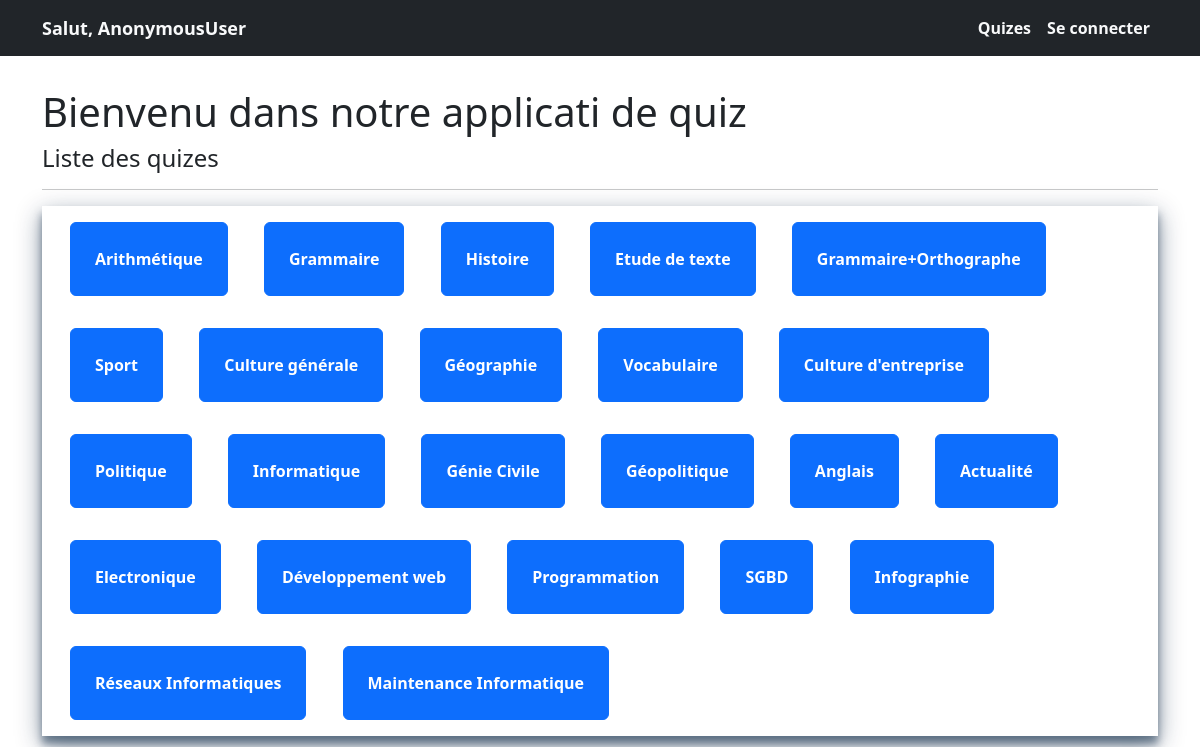
The page / on the database its author committed.
### monquiz/models.py (models this page shows, shortened)
class Quiz(models.Model):
    nom = models.CharField(max_length=120)
    topic = models.CharField(max_length=120)
    nombre_de_questions = models.IntegerField()
    temps = models.IntegerField(help_text="durée du quiz en minutes")
    score_requi_pour_passer = models.IntegerField(help_text="Score en %")
    difficulte = models.CharField(max_length=13, choices=DIFF_CHOICES)
    class Meta:
        verbose_name_plural = 'Quizes'

### monquiz/views.py (the view)
# urls.py: path('', views.QuizListView.as_view(), name="quizlistview"),
class QuizListView(ListView):
    model = Quiz
    template_name = 'monquiz/listes_des_quiz.html'

### monquiz/templates/monquiz/listes_des_quiz.html (shortened to what this page needs)
{% extends 'monquiz/base.html' %} {% block title%} Accueil{%endblock title %}
{%load static %}  {% block content%}
<h1>Bienvenu dans notre applicati de quiz</h1>
<h4>Liste des quizes</h4>
<hr />
<div class="container monfond">
  {% for obj in object_list %}
  <button
    class="modal-button btn btn-primary fw-bold p-4 m-3"
    href=""
    role="button"
    data-target="#modal"
    data-toggle="modal"
    data-pk="{{obj.pk}}"
    data-quiz="{{obj.nom}}"
    data-questions="{{obj.nombre_de_questions}}"
    data-difficulte="{{obj.difficulte}}"
    data-temps="{{obj.temps}}"
    data-score="{{obj.score_requi_pour_passer}}"
  >
    {{obj.nom}}
  </button>
  {% endfor %} {%endblock %}

### monquiz/templates/monquiz/base.html (shortened to what this page needs)
{% load static %}
<!DOCTYPE html>
<html lang="en">
  <head>
    <link
      rel="stylesheet"
      type="text/css"
      href="{% static 'monquiz/css/bootstrap.css' %}"
    />
    <link
      rel="stylesheet"
      type="text/css"
      href="{% static 'monquiz/style.css' %}"
    />
    <link
      rel="stylesheet"
      type="text/css"
      href="{% static 'monquiz/navbar.css' %}"
    />
  </head>
  <body>
    {% include 'monquiz/navbar.html' %}
    <br />
    <div class="container mt-3">{% block content %} {% endblock %}</div>
  </body>
</html>

### monquiz/templates/monquiz/navbar.html (shortened to what this page needs)
{% load static %}
<header>
<nav class="navbar navbar-expand-md bg-dark navbar-dark fixed-top  fw-bold">
<div class="container">
  <div class="row">
    <div class="col-lg-12 col-md-12">
      <span class="greet greet text-light">Salut, {{request.user}}</span>
    </div>
  </div>
  <div class="collapse navbar-collapse justify-content-end" id="navbarNav">
  <ul class="navbar-nav">
    <li class="nav-item active"><a class="nav-link text-light" href="{% url 'monquiz:quizlistview' %}">Quizes</a> </li>
    {% if user.is_authenticated %}
    <li>
      <a class="nav-link text-light" href="{% url 'deconnexion' %}">Se deconnecter</a>
    </li>
    {% else %}
    <li>
      <a class="nav-link text-light" href="{% url 'connexion' %}">Se connecter</a>
    </li>
    {%endif%}
  </ul>
</div>
  </div>
</nav>
</header>
<br><br>

### monquiz/static/monquiz/style.css (style rules this page uses)
.monfond { box-shadow: 0 8px 24px rgba(0, 32, 63, 0.45), 0 8px 8px rgba(0, 32, 63, 0.45); }

### monquiz/static/monquiz/navbar.css (style rules this page uses)
.greet { font-size: 18px; color: #fff; }

### rows shown on the page
Quiz: nom "Arithmétique"
Quiz: nom "Grammaire"
Quiz: nom "Histoire"
Quiz: nom "Etude de texte"
Quiz: nom "Grammaire+Orthographe"
Quiz: nom "Sport"
Quiz: nom "Culture générale"
Quiz: nom "Géographie"
Quiz: nom "Vocabulaire"
Quiz: nom "Culture d'entreprise"
Quiz: nom "Politique"
Quiz: nom "Informatique"
Quiz: nom "Génie Civile"
Quiz: nom "Géopolitique"
Quiz: nom "Anglais"
Quiz: nom "Actualité"
Quiz: nom "Electronique"
Quiz: nom "Développement web"
Quiz: nom "Programmation"
Quiz: nom "SGBD"
Quiz: nom "Infographie"
Quiz: nom "Réseaux Informatiques"
Quiz: nom "Maintenance Informatique"

### other values the page prints
{{ request.user }} "AnonymousUser"
